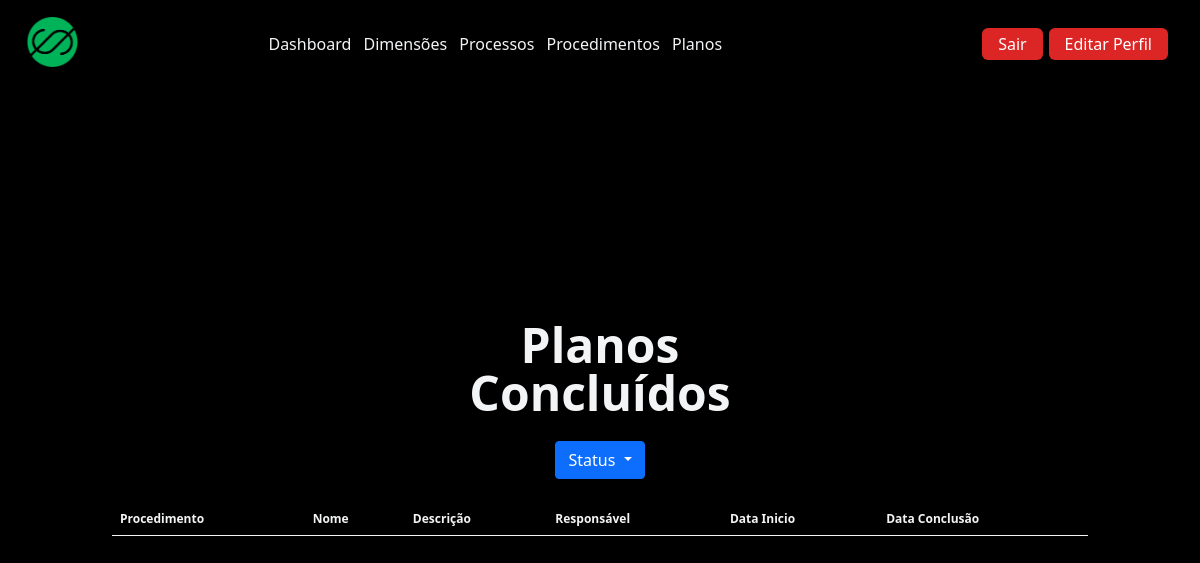
The app's page /planosconcluidos/ (signed in), older data.
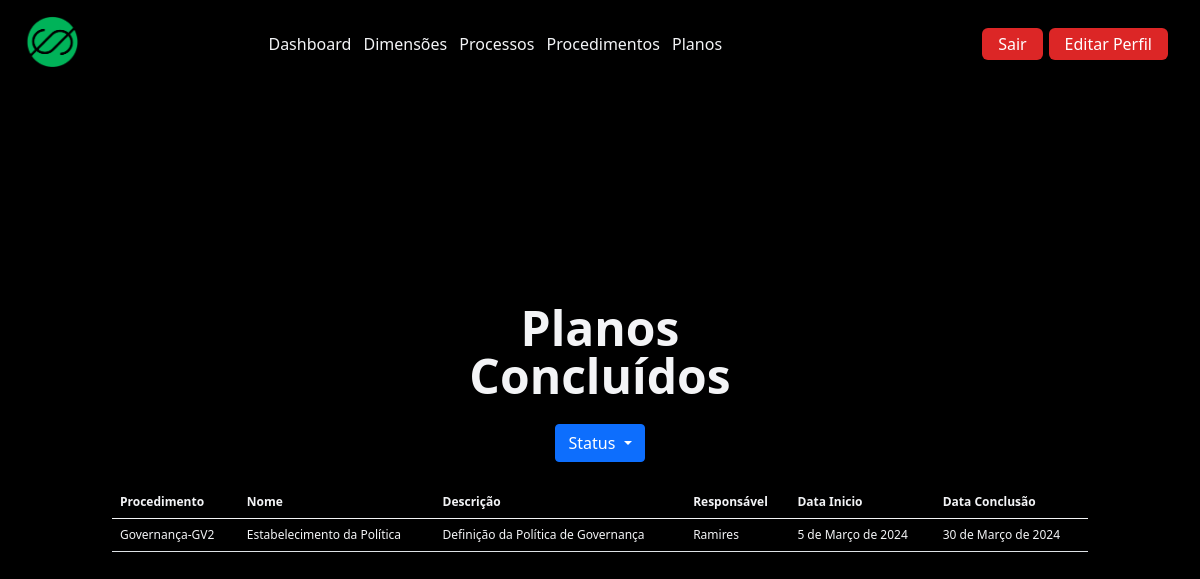
The same page, newer data.
### grc/models.py (models this page shows, shortened)
class Plano(models.Model):
    procedimento = models.ForeignKey('Procedimento', related_name="plano", on_delete=models.CASCADE)
    nome = models.CharField(max_length=100)
    descricao = models.TextField(max_length=1000)
    responsavel = models.CharField(max_length=100, null=True)
    status = models.CharField(max_length=15, choices=LISTA_STATUS)
    data_inicio = models.DateField(default=timezone.now)
    data_planejada = models.DateField(default=None)
    data_conclusao = models.DateField(default=None)

class Procedimento(models.Model):
    processo = models.ForeignKey('Processo', related_name="procedimento", on_delete=models.CASCADE)
    nic = models.CharField(max_length=10)
    descricao = models.TextField(max_length=1000)
    atendida = models.CharField(max_length=15, choices=LISTA_SITUACAO)
    data_conclusao = models.DateField(default=None)
    def __str__(self):
        return  self.processo.nome + '-' + self.nic

class Processo(models.Model):
    dimension = models.ForeignKey('Dimension', related_name="processo", on_delete=models.CASCADE)
    nic = models.CharField(max_length=10)
    nome = models.CharField(max_length=100)
    descricao = models.TextField(max_length=1000)

### grc/views.py (the view)
# urls.py: path('planosconcluidos/', PlanosConcluidos.as_view(), name='planosconcluidos'),
class PlanosConcluidos(LoginRequiredMixin, ListView):
    template_name = "planosconcluidos.html"
    model = Plano
    def get_context_data(self, **kwargs):
        context = super().get_context_data(**kwargs)
        planos_concluidos = Plano.objects.filter(status="CONCLUIDO")
        context["planos_concluidos"] = planos_concluidos
        return context

### grc/novos_context.py (called while the page is built)
def lista_dimensoes(request):
    lista_dimensoes = Dimension.objects.all()
    return {"lista_dimensoes": lista_dimensoes}

def lista_processos(request):
    lista_processos = Processo.objects.all()
    return {'lista_processos': lista_processos}

def lista_procedimentos(request):
    lista_procedimentos = Procedimento.objects.all()
    return {'lista_procedimentos': lista_procedimentos}

def proc_por_dimensao(request):
    proc_por_dimensao = Dimension.objects.all().prefetch_related('processo')
    return {'proc_por_dimensao': proc_por_dimensao}

### grc/templates/planosconcluidos.html (shortened to what this page needs)
{% extends 'base.html' %}
{% load static %}
{% block content %}
<header class="min-h-screen bg-black bg-opacity-75 bg-blend-overlay showcase border-gray-600 border-b-8 flex justify-center items-center bg-no-repeat">
     <div class="container mt-14 mx-auto">
        <div class="z-10 h-full py-32 md:py-0 text-gray-100 text-center flex items-center flex-col">
            <div class ="w-1/3 flex justify-start">
                <h1 class=" font-semibold text-4xl md:text-5xl  mt-4 md:wd-3/4 text-center" >
                    Planos Concluídos
                </h1>
            </div>
            <div class="dropdown" >
                  <button type="button" class="btn btn-primary dropdown-toggle mt-4" data-bs-toggle="dropdown">
                    Status
                  </button>
            </div>
        </div>
        <div class="container-sm text-gray-100  mt-4 ">
            <table class="table table-auto text-xs table-responsive-md text-gray-100 mx-auto">
                <thead>
                  <tr>
                      <th>Procedimento</th>
                      <th>Nome</th>
                      <th>Descrição</th>
                      <th>Responsável</th>
                      <th>Data Inicio</th>
                      <th>Data Conclusão</th>
                  </tr>
                </thead>
                <tbody>
                {% for plano in planos_concluidos%}
                <tr>
                    <td>
                        <ul>
                            <li>{{ plano.procedimento }}</li>
                        </ul>
                    </td>
                    <td>
                        <ul>
                            <li>{{ plano.nome }}</li>
                        </ul>
                    </td>
                    <td>
                        <ul>
                            <li>{{ plano.descricao }}</li>
                        </ul>
                    </td>
                        <td>
                            <ul>
                                <li>{{ plano.responsavel }}</li>
                            </ul>
                        </td>
                        <td>
                            <ul>
                                <li>{{ plano.data_inicio }}</li>
                            </ul>
                        </td>
                        <td>
                            <ul>
                                <li>{{ plano.data_conclusao }}</li>
                            </ul>
                        </td>
                </tr>
                {% endfor %}
            </tbody>
            </table>
        </div>
    </div>
</header>
{% endblock %}

Row changes from the older to the newer data that the page shows:
added Plano: procedimento "Governança-GV2", nome "Estabelecimento da Política", descricao "Definição da Política de Governança", responsavel "Ramires", data_inicio "5 de Março de 2024", data_conclusao "30 de Março de 2024"
